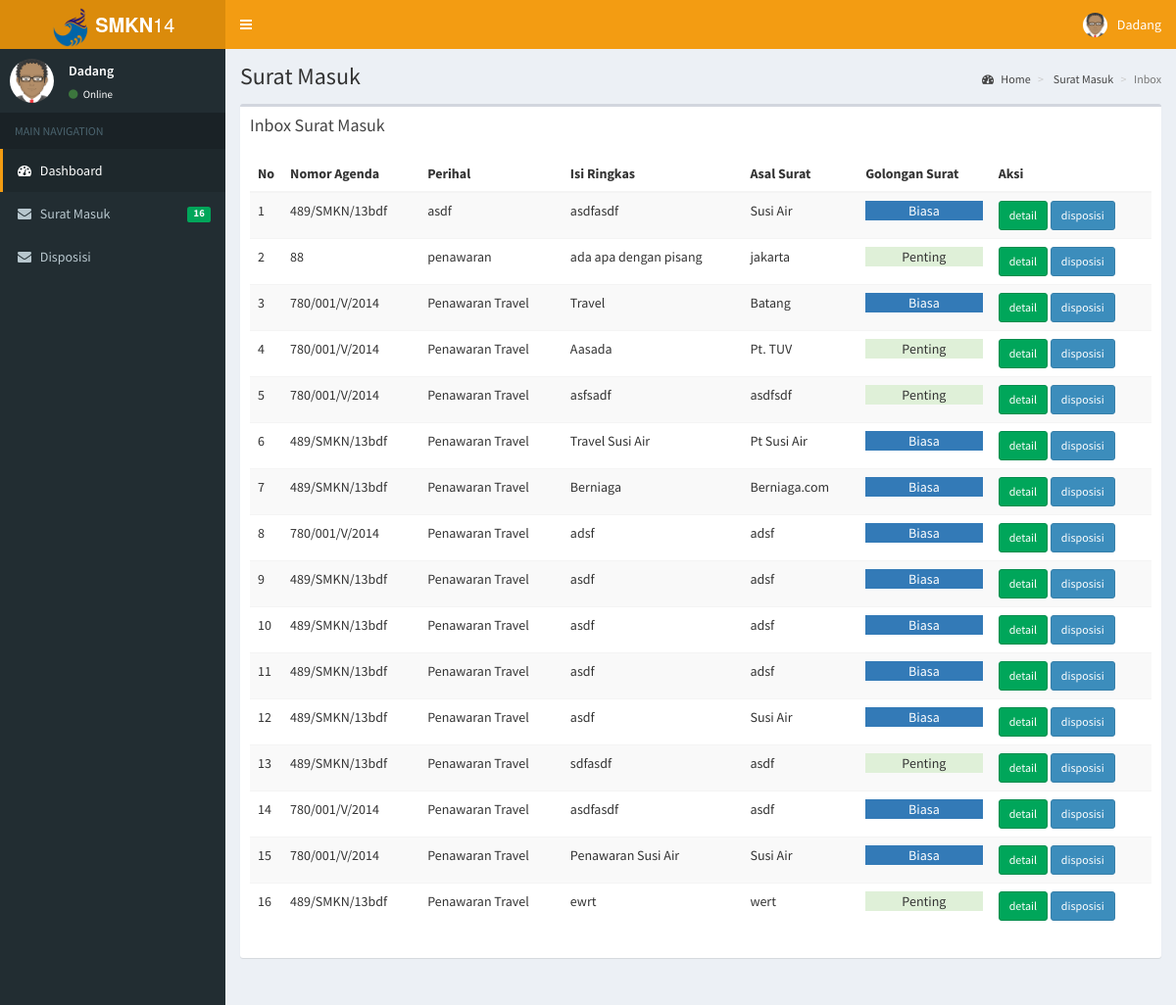
Page /layout/index.php?page=surat (signed in) on the committed database.
### tables this page shows
CREATE TABLE IF NOT EXISTS `tbl_surat_masuk` (
  `no_surat` int(5) NOT NULL AUTO_INCREMENT,
  `no_urut` int(5) NOT NULL,
  `indek` varchar(11) NOT NULL,
  `kode_sm` varchar(20) NOT NULL,
  `nomor_agenda` varchar(100) NOT NULL,
  `perihal` text NOT NULL,
  `isi_ringkas` text NOT NULL,
  `asal_surat` varchar(100) NOT NULL,
  `tgl_sm` date NOT NULL,
  `lampiran` int(5) NOT NULL,
  `tgl_diteruskan` date NOT NULL,
  `nama_file` varchar(50) NOT NULL,
  `golongan_surat` varchar(20) NOT NULL,
  `pengolah` varchar(30) NOT NULL,
  PRIMARY KEY (`no_surat`)
);

### menu/surat_masuk.php (the view, shortened to what this page needs)
<section class="content-header">
  <h1>
    Surat Masuk
  </h1>
  <ol class="breadcrumb">
    <li>
      <a href="#">
        <i class="fa fa-dashboard"></i> Home</a>
    </li>
    <li>
      <a href="#">Surat Masuk</a>
    </li>
    <li class="active">Inbox</li>
  </ol>
</section>
<section class="content">
  <div class="row">
    <div class="col-xs-12">
      <div class="box">
        <div class="box-header">
          <h3 class="box-title">Inbox Surat Masuk</h3>
        </div>
        <div class="box-body">
          <div class="table-responsive">
            <table id="table_data" class="table table-striped table-hover">
            <thead>
            <tr>
              <th>No</th>
              <th>Nomor Agenda</th>
              <th>Perihal</th>
              <th>Isi Ringkas</th>
              <th>Asal Surat</th>
              <th>Golongan Surat</th>
              <th>Aksi</th>
            </tr>
          </thead>
          <tbody>
            <?php
                $no = 1;
                $query = $mysqli->query("SELECT * FROM tbl_surat_masuk LEFT JOIN tbl_status_sm ON tbl_surat_masuk.`no_surat` = tbl_status_sm.`no_surat`where tbl_status_sm.`status` = 'undisposed'  ORDER BY tbl_surat_masuk.`tgl_sm` DESC ");
                while($data = $query->fetch_array()){ ?>
              <tr>
                <td width="2%">
                  <?php echo ($no) ?> </td>
                <td>
                  <?php echo ($data["nomor_agenda"]) ?>
                </td>
                <td>
                  <?php echo ($data["perihal"]) ?>
                </td>
                <td>
                  <?php echo ($data["isi_ringkas"]) ?>
                </td>
                <td>
                  <?php echo ($data["asal_surat"]) ?>
                </td>
                <?php if ($data["golongan_surat"]=="Biasa"){
                        $warna = "bg-primary";
                      }
                      else if ($data["golongan_surat"]=="Penting") {
                        $warna = "bg-success";
                      }
                      ?>
                <td>
                  <p class="<?php echo ($warna) ?> text-center">
                    <?php echo ($data["golongan_surat"]) ?> </p>
                </td>
                <td>
                  <a href= <?php echo "?page=detail_disposisi&no_surat=$data[no_surat]"; ?> class="btn btn-success btn-sm"> detail </a>
                  <a href= <?php echo "?page=input_disposisi&no_surat=$data[no_surat]"; ?> class="btn btn-primary btn-sm"> disposisi </a>
                </td>
              </tr>
              <?php $no++;
                }
                ?>
          </tbody>
            </table>
          </div>
        </div>
      </div>
    </div>
  </div>
</section>

### rows in the picture
tbl_surat_masuk: nomor_agenda "489/SMKN/13bdf", perihal "asdf", isi_ringkas "asdfasdf", asal_surat "Susi Air", golongan_surat "Biasa"
tbl_surat_masuk: nomor_agenda "88", perihal "penawaran", isi_ringkas "ada apa dengan pisang", asal_surat "jakarta", golongan_surat "Penting"
tbl_surat_masuk: nomor_agenda "780/001/V/2014", perihal "Penawaran Travel", isi_ringkas "Travel", asal_surat "Batang", golongan_surat "Biasa"
tbl_surat_masuk: nomor_agenda "780/001/V/2014", perihal "Penawaran Travel", isi_ringkas "Aasada", asal_surat "Pt. TUV", golongan_surat "Penting"
tbl_surat_masuk: nomor_agenda "780/001/V/2014", perihal "Penawaran Travel", isi_ringkas "asfsadf", asal_surat "asdfsdf", golongan_surat "Penting"
tbl_surat_masuk: nomor_agenda "489/SMKN/13bdf", perihal "Penawaran Travel", isi_ringkas "Travel Susi Air", asal_surat "Pt Susi Air", golongan_surat "Biasa"
tbl_surat_masuk: nomor_agenda "489/SMKN/13bdf", perihal "Penawaran Travel", isi_ringkas "Berniaga", asal_surat "Berniaga.com", golongan_surat "Biasa"
tbl_surat_masuk: nomor_agenda "780/001/V/2014", perihal "Penawaran Travel", isi_ringkas "adsf", asal_surat "adsf", golongan_surat "Biasa"
tbl_surat_masuk: nomor_agenda "489/SMKN/13bdf", perihal "Penawaran Travel", isi_ringkas "asdf", asal_surat "adsf", golongan_surat "Biasa"
tbl_surat_masuk: nomor_agenda "489/SMKN/13bdf", perihal "Penawaran Travel", isi_ringkas "asdf", asal_surat "adsf", golongan_surat "Biasa"
tbl_surat_masuk: nomor_agenda "489/SMKN/13bdf", perihal "Penawaran Travel", isi_ringkas "asdf", asal_surat "adsf", golongan_surat "Biasa"
tbl_surat_masuk: nomor_agenda "489/SMKN/13bdf", perihal "Penawaran Travel", isi_ringkas "asdf", asal_surat "Susi Air", golongan_surat "Biasa"
tbl_surat_masuk: nomor_agenda "489/SMKN/13bdf", perihal "Penawaran Travel", isi_ringkas "sdfasdf", asal_surat "asdf", golongan_surat "Penting"
tbl_surat_masuk: nomor_agenda "780/001/V/2014", perihal "Penawaran Travel", isi_ringkas "asdfasdf", asal_surat "asdf", golongan_surat "Biasa"
tbl_surat_masuk: nomor_agenda "780/001/V/2014", perihal "Penawaran Travel", isi_ringkas "Penawaran Susi Air", asal_surat "Susi Air", golongan_surat "Biasa"
tbl_surat_masuk: nomor_agenda "489/SMKN/13bdf", perihal "Penawaran Travel", isi_ringkas "ewrt", asal_surat "wert", golongan_surat "Penting"

### other values in the picture
$nama_user "Dadang"
$inboxsurat "16"
